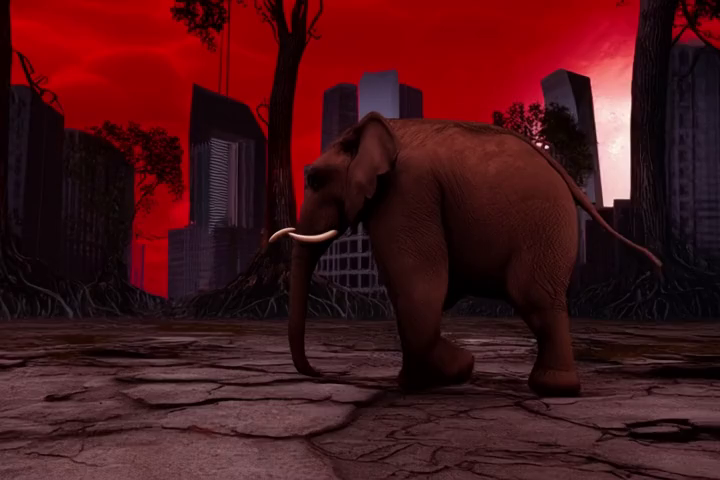
#> input picture frame 0 of video_filters/vision_reward/test1.mp4, 720 x 480 px, given in place of video.mp4, which was not available
$ python cropper.py
#> lines starting #> are read from the running program, lines starting #| are printed output that depends on the picture; pictures that were not available may be replaced by others from this repository, and a replacement may not be noted
import cv2
import numpy as np
import os
import tempfile
from typing import Tuple, Optional
import logging
from PIL import Image

# Set up logging
logging.basicConfig(level=logging.INFO)
logger = logging.getLogger(__name__)

class SimpleWatermarkCropper:
    """
    Simple watermark cropper that detects and removes black regions at top/bottom of videos.
    Much more reliable than complex detection algorithms.
    """

    def __init__(self,
                 darkness_threshold: int = 50,
                 black_pixel_ratio: float = 0.7,
                 non_black_pixel_ratio: float = 0.80):
        """
        Initialize the simple watermark cropper.

        Args:
            darkness_threshold: Pixel intensity threshold for "black" pixels
            black_pixel_ratio: Ratio of pixels that must be black to consider region as watermark
            non_black_pixel_ratio: Ratio of pixels that must be non-black to stop cropping
        """
        self.darkness_threshold = darkness_threshold
        self.black_pixel_ratio = black_pixel_ratio
        self.non_black_pixel_ratio = non_black_pixel_ratio

    def check_black_region(self, frame: np.ndarray, position: str = 'bottom',
                          percent: float = 10.0) -> bool:
        """
        Check if a specific region of the frame is predominantly black.

        Args:
            frame: Input frame as numpy array
            position: 'top' or 'bottom'
            percent: Percentage of frame height to check

        Returns:
            True if region is predominantly black, False otherwise
        """
        gray = cv2.cvtColor(frame, cv2.COLOR_BGR2GRAY)
        height, width = gray.shape

        region_height = int(height * percent / 100)

        if position == 'bottom':
            region = gray[height - region_height:, :]
        else:  # top
            region = gray[:region_height, :]

        # Count black pixels
        black_pixels = np.sum(region < self.darkness_threshold)
        total_pixels = region.size

        black_ratio = black_pixels / total_pixels

        logger.debug(f"Region {position} {percent}%: {black_ratio:.3f} black ratio")

        return black_ratio >= self.black_pixel_ratio

    def find_crop_boundary(self, frame: np.ndarray, position: str = 'bottom',
                          start_percent: float = 1.0, max_percent: float = 30.0,
                          step_percent: float = 0.5) -> Optional[int]:
        """
        Find the optimal crop boundary by incrementally checking for non-black rows.

        Args:
            frame: Input frame as numpy array
            position: 'top' or 'bottom'
            start_percent: Starting percentage to check from
            max_percent: Maximum percentage to check (safety limit)
            step_percent: Step size for incremental checking

        Returns:
            Pixel position where to crop, or None if no boundary found
        """
        gray = cv2.cvtColor(frame, cv2.COLOR_BGR2GRAY)
        height, width = gray.shape

        current_percent = start_percent

        while current_percent <= max_percent:
            region_height = int(height * current_percent / 100)

            if position == 'bottom':
                # Check from bottom up
                check_row_idx = height - region_height
                if check_row_idx < 0:
                    break
                row = gray[check_row_idx, :]
            else:  # top
                # Check from top down
                check_row_idx = region_height - 1
                if check_row_idx >= height:
                    break
                row = gray[check_row_idx, :]

            # Count non-black pixels in this row
            non_black_pixels = np.sum(row >= self.darkness_threshold)
            non_black_ratio = non_black_pixels / width

            logger.debug(f"[Position: {position}] Row at {current_percent}% ({check_row_idx}): {non_black_ratio:.3f} non-black ratio")

            # If we find a row with mostly non-black pixels, this is our boundary
            if (non_black_ratio >= self.non_black_pixel_ratio):
                logger.info(f"Found crop boundary at {current_percent}% ({check_row_idx} pixels)")
                return check_row_idx

            current_percent += step_percent

        logger.info(f"No clear boundary found within {max_percent}% limit")
        # return the predifined boundary if no clear boundary found
        if position == 'bottom':
            ## discard 15% of the bottom
            return height - int(height * 0.15)
        else:
            ## discard 10% of the top
            return int(height * 0.10)


    def analyze_frame_for_cropping(self, frame: np.ndarray,
                                 check_top: bool = True, check_bottom: bool = True,
                                 simple_percent: Optional[float] = None) -> Tuple[Optional[int], Optional[int]]:
        """
        Analyze a frame to determine crop boundaries.

        Args:
            frame: Input frame
            check_top: Whether to check for top watermarks
            check_bottom: Whether to check for bottom watermarks
            simple_percent: If provided, use simple percentage check instead of smart boundary finding

        Returns:
            Tuple of (top_crop_line, bottom_crop_line) in pixels. None means no crop needed.
        """
        height = frame.shape[0]
        top_crop = None
        bottom_crop = None

        if simple_percent:
            # Simple percentage-based cropping
            if check_bottom and self.check_black_region(frame, 'bottom', simple_percent):
                bottom_crop = height - int(height * simple_percent / 100)
                logger.info(f"Bottom {simple_percent}% is black, cropping to {bottom_crop}")

            if check_top and self.check_black_region(frame, 'top', simple_percent):
                top_crop = int(height * simple_percent / 100)
                logger.info(f"Top {simple_percent}% is black, cropping from {top_crop}")
        else:
            # Smart boundary finding
            if check_bottom:
                bottom_boundary = self.find_crop_boundary(frame, 'bottom')
                if bottom_boundary is not None:
                    bottom_crop = bottom_boundary

            if check_top:
                top_boundary = self.find_crop_boundary(frame, 'top')
                if top_boundary is not None:
                    top_crop = top_boundary

        return top_crop, bottom_crop

    def crop_video(self, input_path: str, output_path: str = None,
                   check_top: bool = True, check_bottom: bool = True,
                   simple_percent: Optional[float] = None,
                   sample_frames: int = 5) -> bool:
        """
        Crop video to remove black watermark regions.

        Args:
            input_path: Path to input video
            output_path: Path for output video (if None, overwrites input)
            check_top: Whether to check for top watermarks
            check_bottom: Whether to check for bottom watermarks
            simple_percent: If provided, use simple percentage check (e.g., 10.0 for 10%)
            sample_frames: Number of frames to analyze for consistency

        Returns:
            True if successful, False otherwise
        """
#> called with input_path = 'path/to/your/video.mp4', check_top = False, check_bottom = True, simple_percent = 10, sample_frames = 5
        cap = cv2.VideoCapture(input_path)
        if not cap.isOpened():
            logger.error(f"Cannot open video: {input_path}")
            return False

        # Get video properties
        fps = cap.get(cv2.CAP_PROP_FPS)
        frame_width = int(cap.get(cv2.CAP_PROP_FRAME_WIDTH))
        frame_height = int(cap.get(cv2.CAP_PROP_FRAME_HEIGHT))
        total_frames = int(cap.get(cv2.CAP_PROP_FRAME_COUNT))

        # Sample frames to determine crop boundaries
        frame_indices = np.linspace(0, total_frames - 1, min(sample_frames, total_frames), dtype=int)

        top_crops = []
        bottom_crops = []

        for frame_idx in frame_indices:
            cap.set(cv2.CAP_PROP_POS_FRAMES, frame_idx)
            ret, frame = cap.read()

            if not ret:
                continue

            top_crop, bottom_crop = self.analyze_frame_for_cropping(
                frame, check_top, check_bottom, simple_percent
            )

            if top_crop is not None:
                top_crops.append(top_crop)
            if bottom_crop is not None:
                bottom_crops.append(bottom_crop)
#> this loop made 5 passes
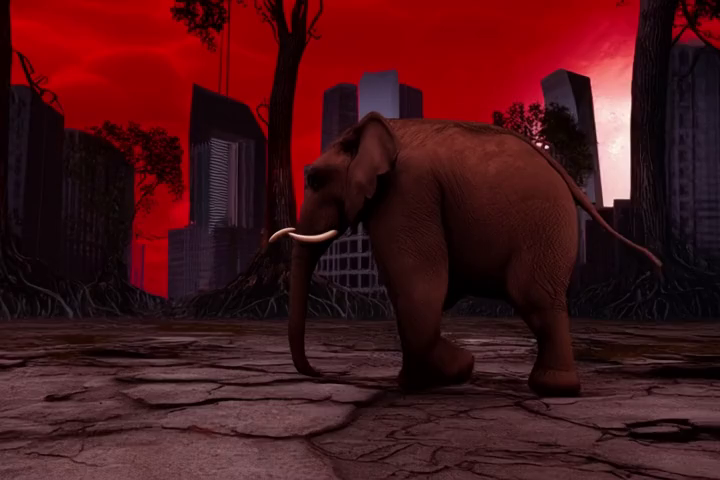
#> input picture frame 0 of video_filters/vision_reward/test1.mp4, 720 x 480 px, given in place of video.mp4, which was not available
#> pass 1, in check_black_region, `gray = cv2.cvtColor(frame, cv2.COLOR_BGR2GRAY)`:
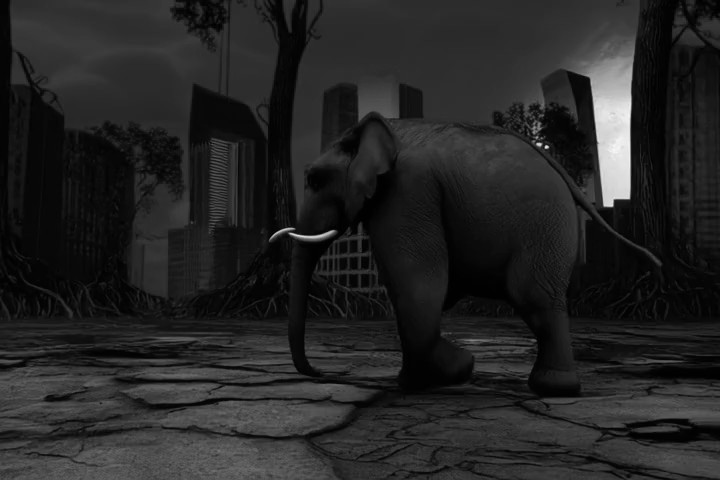
#> gray: shape (480, 720); min 0, max 246, mean 36.4
#> pass 1, in check_black_region, `region = gray[height - region_height:, :]`:
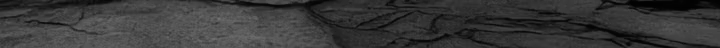
#> region: shape (48, 720); min 1, max 115, mean 56.1
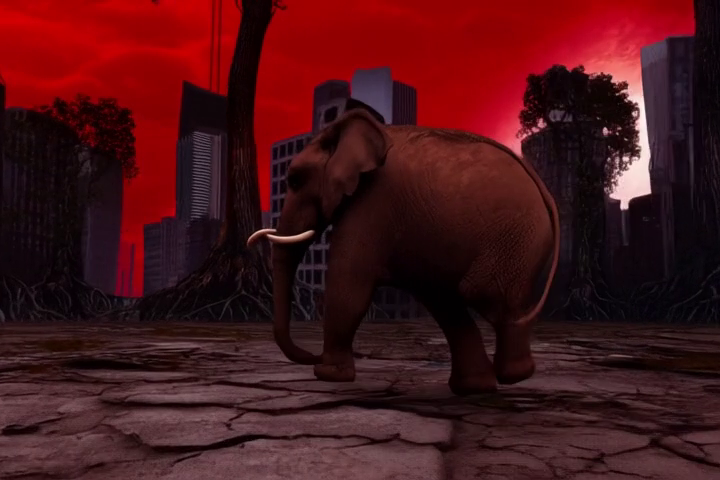
#> input picture frame 12 of video_filters/vision_reward/test1.mp4, 720 x 480 px, given in place of video.mp4, which was not available
#> pass 2, in check_black_region (call 2), `region = gray[height - region_height:, :]`:
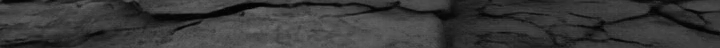
#> region: shape (48, 720); min 2, max 110, mean 56.8
#> after the loop:
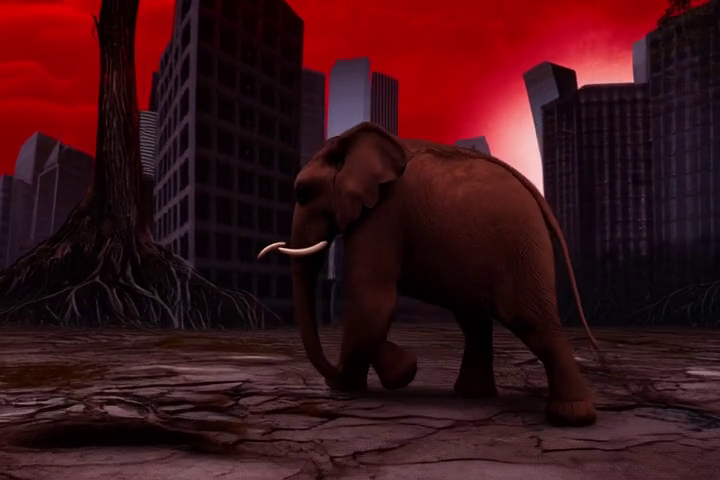
#> frame: shape (480, 720, 3); mean B, G, R 22.8, 18.1, 59.2
#> after the loop, bottom_crops = []; top_crops = []

        # Determine final crop boundaries (use median for robustness)
        final_top_crop = None
        final_bottom_crop = None

        if top_crops:
            final_top_crop = int(np.median(top_crops))
            logger.info(f"Final top crop: {final_top_crop} pixels")

        if bottom_crops:
            final_bottom_crop = int(np.median(bottom_crops))
            logger.info(f"Final bottom crop: {final_bottom_crop} pixels")

        # If no cropping needed, return early
        if final_top_crop is None and final_bottom_crop is None:
            logger.info(f"No black regions detected in {input_path}, skipping crop")
            cap.release()
            return True

        # Calculate final crop region
        start_y = final_top_crop if final_top_crop is not None else 0
        end_y = final_bottom_crop if final_bottom_crop is not None else frame_height

        new_height = end_y - start_y
        new_width = frame_width

        if new_height <= 0:
            logger.error("Invalid crop region calculated")
            cap.release()
            return False

        logger.info(f"Cropping {input_path}: {frame_width}x{frame_height} -> {new_width}x{new_height}")

        # Create temporary output file if needed
        temp_output = None
        if output_path is None:
            temp_fd, temp_output = tempfile.mkstemp(suffix='.mp4', dir=os.path.dirname(input_path))
            os.close(temp_fd)
            output_path = temp_output

        # Create VideoWriter
        fourcc = cv2.VideoWriter_fourcc(*'mp4v')
        out = cv2.VideoWriter(output_path, fourcc, fps, (new_width, new_height))

        if not out.isOpened():
            logger.error("Cannot create output video writer")
            cap.release()
            return False

        # Reset to beginning and process all frames
        cap.set(cv2.CAP_PROP_POS_FRAMES, 0)
        frame_count = 0

        while True:
            ret, frame = cap.read()
            if not ret:
                break

            # Crop frame
            cropped_frame = frame[start_y:end_y, 0:new_width]
            out.write(cropped_frame)
            frame_count += 1

            if frame_count % 100 == 0:
                logger.info(f"Processed {frame_count} frames")

        # Clean up
        cap.release()
        out.release()

        # Replace original file if needed
        if temp_output:
            os.replace(temp_output, input_path)
            logger.info(f"Overwrote original video: {input_path}")
        else:
            logger.info(f"Created cropped video: {output_path}")

        return True


def simple_crop_video_watermarks(video_path: str,
                                bottom_percent: float = 10.0,
                                top_percent: float = None,
                                use_smart_detection: bool = True) -> bool:
    """
    Simple function to crop watermarks from video.

    Args:
        video_path: Path to video file
        bottom_percent: Percentage of bottom to check/crop (if using simple mode)
        top_percent: Percentage of top to check/crop (if using simple mode)
        use_smart_detection: If True, use smart boundary detection. If False, use simple percentage.

    Returns:
        True if successful, False otherwise
    """
    cropper = SimpleWatermarkCropper()

    check_top = top_percent is not None
    check_bottom = bottom_percent is not None

    if use_smart_detection:
        return cropper.crop_video(video_path, check_top=check_top, check_bottom=check_bottom)
    else:
        # Use simple percentage mode
        simple_percent = bottom_percent if check_bottom else top_percent
        return cropper.crop_video(video_path, check_top=check_top, check_bottom=check_bottom,
                                simple_percent=simple_percent)


# Example usage
if __name__ == "__main__":
    video_path = "path/to/your/video.mp4"

    # Method 1: Simple - just crop bottom 10% if it's black
    success = simple_crop_video_watermarks(video_path, bottom_percent=10.0, use_smart_detection=False)
    print(f"Simple crop: {'successful' if success else 'failed'}")

    # Method 2: Smart detection (recommended)
    success = simple_crop_video_watermarks(video_path, bottom_percent=10.0, use_smart_detection=True)
#> the loop in crop_video (call 2), `for frame_idx in frame_indices:` made 5 passes
#> (bottom_boundary in analyze_frame_for_cropping, bottom_crop) on passes 1 to 5: (408, 408), (461, 461), (408, 408), (408, 408), (476, 476)
#> pass 3, in crop_video (call 2), `ret, frame = cap.read()`:
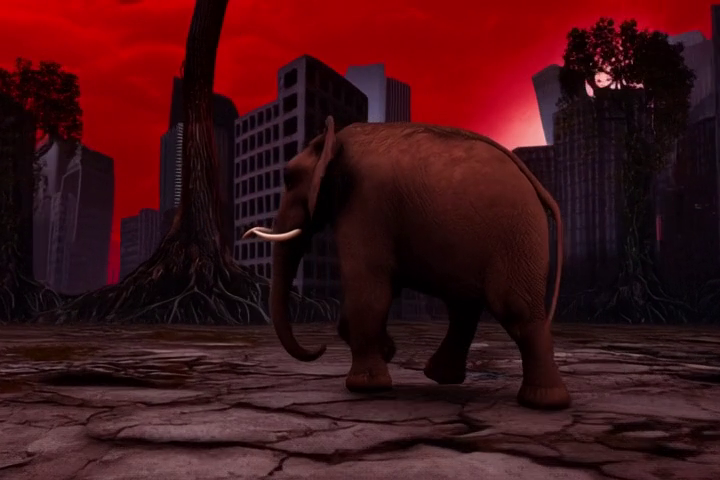
#> frame: shape (480, 720, 3); mean B, G, R 22.1, 18, 64.9
#> pass 3, in find_crop_boundary (call 3), `gray = cv2.cvtColor(frame, cv2.COLOR_BGR2GRAY)`:
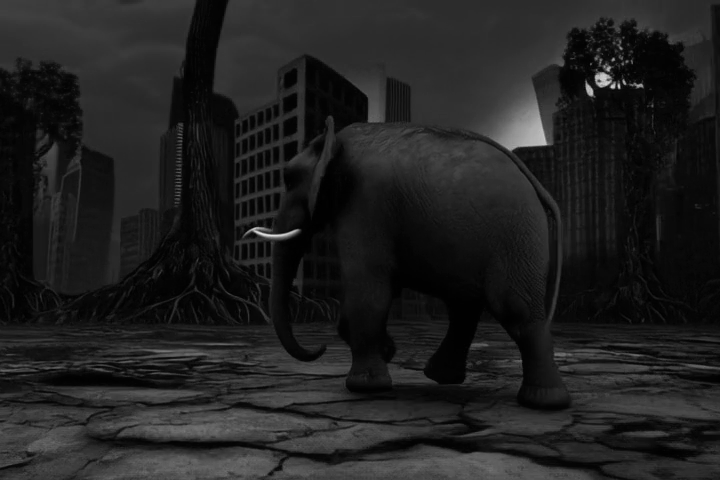
#> gray: shape (480, 720); min 0, max 226, mean 32.4
#> after the loop in crop_video (call 2), `for frame_idx in frame_indices:`: bottom_crops = [408, 461, 408, 408, 476]
#> in crop_video (call 2), `final_bottom_crop = int(np.median(bottom_crops))`: final_bottom_crop = 408
#> (the run stopped early here; a loop or call above may not have finished)

$ run again, starting later in the video
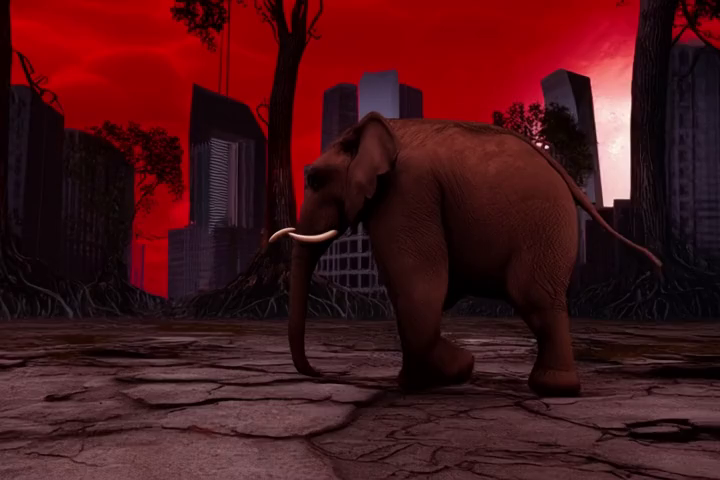
#> input picture frame 0 of video_filters/vision_reward/test1.mp4, 720 x 480 px, given in place of video.mp4, which was not available
#> the loop in crop_video, `for frame_idx in frame_indices:` made 5 passes
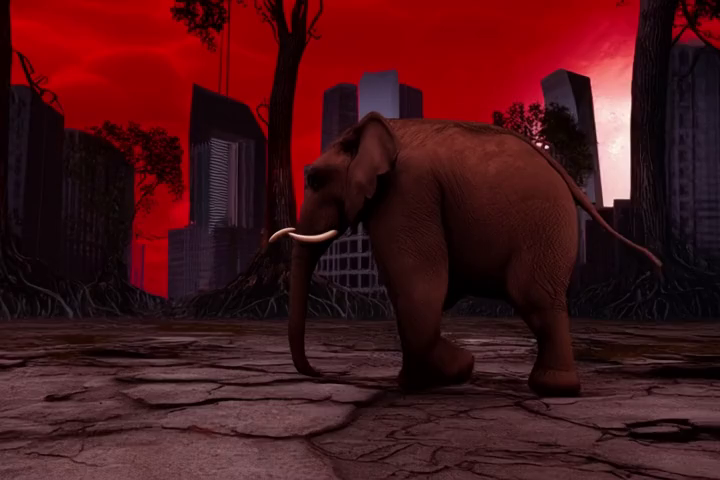
#> input picture frame 0 of video_filters/vision_reward/test1.mp4, 720 x 480 px, given in place of video.mp4, which was not available
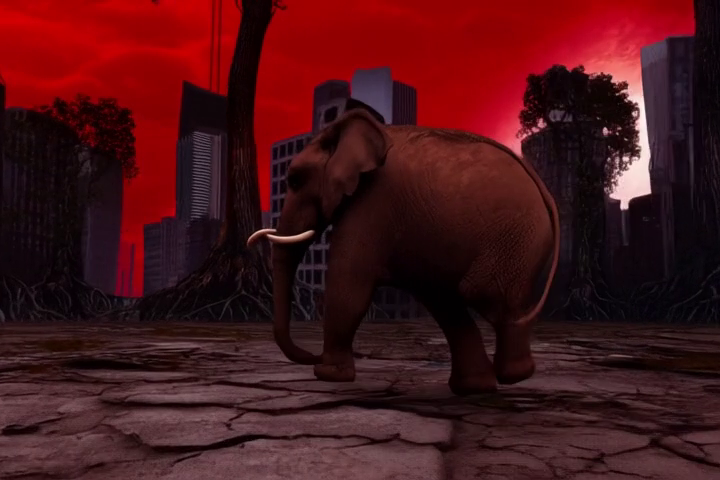
#> input picture frame 12 of video_filters/vision_reward/test1.mp4, 720 x 480 px, given in place of video.mp4, which was not available
#> after the loop in crop_video, `for frame_idx in frame_indices:`: bottom_crops = []
#> the loop in crop_video (call 2), `for frame_idx in frame_indices:` made 5 passes
#> (bottom_boundary in analyze_frame_for_cropping, bottom_crop) on passes 1 to 5: (408, 408), (461, 461), (408, 408), (408, 408), (476, 476)
